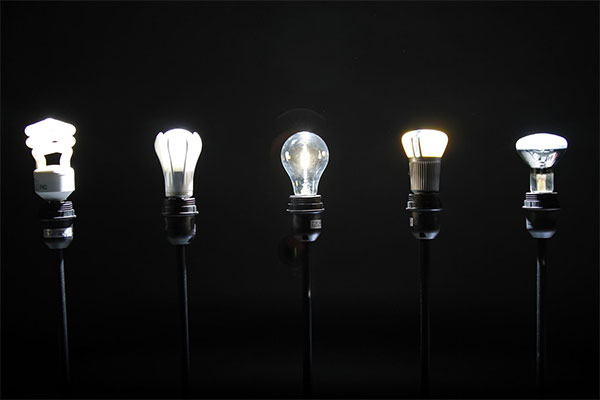
#> input picture ExamPhoto/anh5.jpg, 600 x 400 px, found by its file name
$ python ExamNo16.py
#> lines starting #> are read from the running program, lines starting #| are printed output that depends on the picture; after the words box and inside, x2 and y2 are one past the last pixel; in counts of white or black regions, pixels touching at a corner belong together; long printed decimals are rounded
import cv2
import numpy as np

I = cv2.imread('ExamPhoto/anh5.jpg')
#> I is the input picture: shape (400, 600, 3); mean B, G, R 22.7, 22.7, 22.7
cv2.imshow("I", I)
print("Tỉ lệ giữa giá trị độ cao và độ rộng của ảnh I là: ", I.shape[0]/I.shape[1])
#| Tỉ lệ giữa giá trị độ cao và độ rộng của ảnh I là:  0.6667

Ihsv = cv2.cvtColor(I, cv2.COLOR_BGR2HSV)
#> Ihsv: shape (400, 600, 3); mean H, S, V 9.3, 6, 23.2
cv2.imshow("Channel H of photo Ihsv", Ihsv[:,:,0])
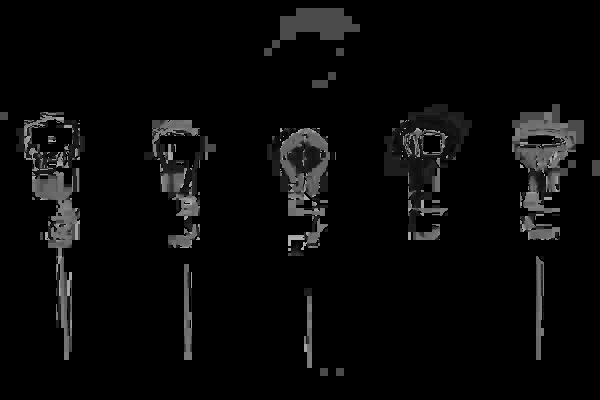
#> window 'Channel H of photo Ihsv': shape (400, 600); min 0, max 179, mean 9.3
print("Mức xám trung bình của ảnh Ig: ", np.mean(Ihsv[:,:,1]))
#| Mức xám trung bình của ảnh Ig:  6.022

Is = cv2.medianBlur(Ihsv[:,:,1], 5)
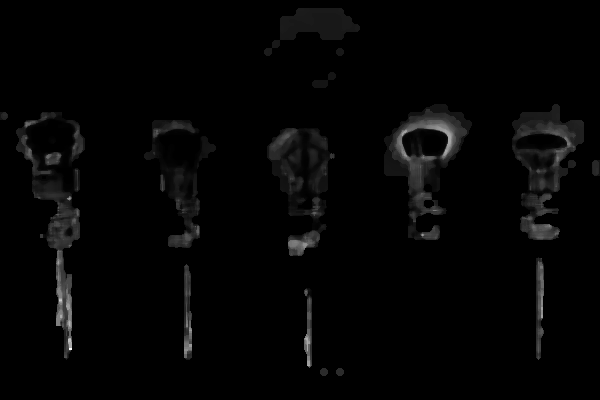
#> Is: shape (400, 600); min 0, max 255, mean 4.7
cv2.imshow("Is", Is)

thresh, Ib = cv2.threshold(255-Is, 0, 255, cv2.THRESH_OTSU)
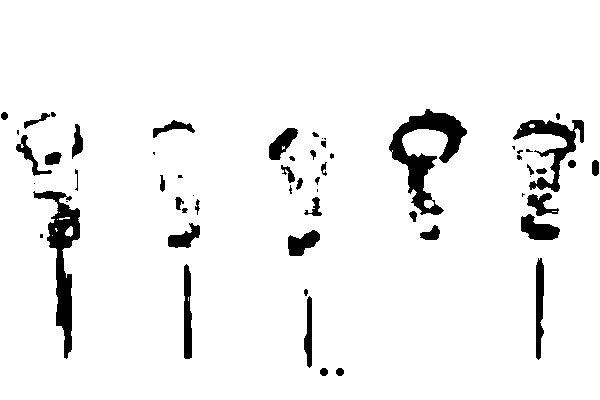
#> Ib: shape (400, 600); 94.3% white; 60 black regions (17 under 20 px), largest, box (x1, y1, x2, y2) and area: (389, 109, 467, 215) 2877, (33, 191, 80, 359) 2474, (513, 120, 584, 192) 1573
#> thresh = 223
cv2.imshow("Ib", Ib)
contours, _ = cv2.findContours(Ib, cv2.RETR_EXTERNAL, cv2.CHAIN_APPROX_SIMPLE)
#> contours = [[[0, 0], [0, 399], [599, 399], [599, 0]]]
max_cv = 0.0
contours_max = []
for i in contours:
    if cv2.arcLength(i, True) > max_cv:
        max_cv = cv2.arcLength(i, True)
        contours_max = i
#> this loop made 1 pass
#> (max_cv, contours_max) on pass 1: (1996, [[0, 0], [0, 399], [599, 399], [599, 0]])
#> after the loop, max_cv = 1996
cv2.drawContours(I, [contours_max], -1, (0, 255, 255), 3)
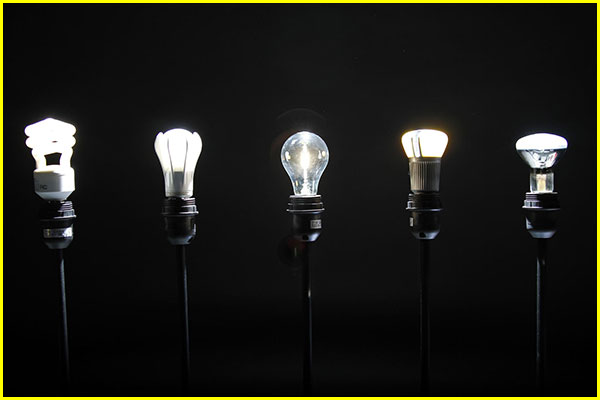
#> I: shape (400, 600, 3); 2.48% of pixels changed, all inside (x1, y1, x2, y2) = (0, 0, 600, 400)
cv2.imshow("picture after drawing", I)

def GrayLevelStretch(Ig):
    min = np.min(Ig)
#> min = 0
    max = np.max(Ig)
#> max = 255
    aLUT = np.zeros(256, dtype='uint8')
    for i in range(0, 256):
        aLUT[i] = (255 * (i - min))//(max - min)
#> after the loop, aLUT = 256 values from 0 to 255
    for j in range(Ig.shape[0]):
        for k in range(Ig.shape[1]):
            Ig[i][j] = aLUT[Ig[i][j]]
    return Ig

Iv2= GrayLevelStretch(Ihsv[:,:,2])
cv2.imshow('gian muc xam kenh V',Iv2)

I = cv2.cvtColor(Ihsv, cv2.COLOR_HSV2BGR)
cv2.imshow("I new", I)
cv2.waitKey(0)
